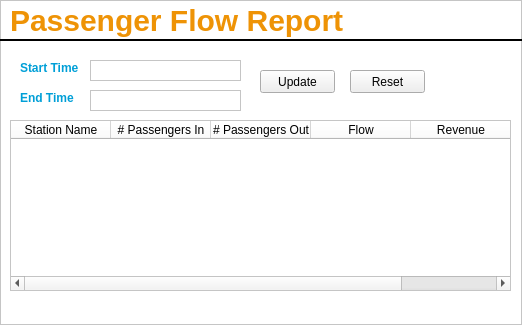
<?xml version="1.0" encoding="UTF-8"?>
<ui version="4.0">
 <class>Frame</class>
 <widget class="QFrame" name="Frame">
  <property name="geometry">
   <rect>
    <x>0</x>
    <y>0</y>
    <width>522</width>
    <height>325</height>
   </rect>
  </property>
  <property name="windowTitle">
   <string>Passenger Flow Report</string>
  </property>
  <property name="windowIcon">
   <iconset resource="../qtResources.qrc">
    <normaloff>:/newPrefix/ui/marta-logo.png</normaloff>:/newPrefix/ui/marta-logo.png</iconset>
  </property>
  <property name="styleSheet">
   <string notr="true">QFrame {background-color: #ffffff} 
QLabel {color: #009fd7; font-weight: bold;}
#frameLabelTop {background-color: transparent; color: #ee9306; font-size: 30px;}</string>
  </property>
  <property name="frameShape">
   <enum>QFrame::StyledPanel</enum>
  </property>
  <property name="frameShadow">
   <enum>QFrame::Raised</enum>
  </property>
  <widget class="QLabel" name="frameLabelTop">
   <property name="geometry">
    <rect>
     <x>10</x>
     <y>0</y>
     <width>371</width>
     <height>41</height>
    </rect>
   </property>
   <property name="font">
    <font>
     <pointsize>-1</pointsize>
     <weight>75</weight>
     <bold>true</bold>
    </font>
   </property>
   <property name="autoFillBackground">
    <bool>false</bool>
   </property>
   <property name="styleSheet">
    <string notr="true">QLabel {background-color: transparent}</string>
   </property>
   <property name="text">
    <string>Passenger Flow Report</string>
   </property>
  </widget>
  <widget class="Line" name="line">
   <property name="windowModality">
    <enum>Qt::ApplicationModal</enum>
   </property>
   <property name="geometry">
    <rect>
     <x>0</x>
     <y>30</y>
     <width>531</width>
     <height>20</height>
    </rect>
   </property>
   <property name="maximumSize">
    <size>
     <width>16777215</width>
     <height>16777215</height>
    </size>
   </property>
   <property name="font">
    <font>
     <pointsize>8</pointsize>
    </font>
   </property>
   <property name="mouseTracking">
    <bool>true</bool>
   </property>
   <property name="autoFillBackground">
    <bool>false</bool>
   </property>
   <property name="styleSheet">
    <string notr="true">#line {background-color: transparent}</string>
   </property>
   <property name="frameShadow">
    <enum>QFrame::Plain</enum>
   </property>
   <property name="lineWidth">
    <number>2</number>
   </property>
   <property name="orientation">
    <enum>Qt::Horizontal</enum>
   </property>
  </widget>
  <widget class="QPlainTextEdit" name="startTimeTextEdit">
   <property name="geometry">
    <rect>
     <x>90</x>
     <y>60</y>
     <width>151</width>
     <height>21</height>
    </rect>
   </property>
   <property name="verticalScrollBarPolicy">
    <enum>Qt::ScrollBarAlwaysOff</enum>
   </property>
  </widget>
  <widget class="QLabel" name="endTimeLabel">
   <property name="geometry">
    <rect>
     <x>20</x>
     <y>90</y>
     <width>61</width>
     <height>16</height>
    </rect>
   </property>
   <property name="text">
    <string>End Time</string>
   </property>
  </widget>
  <widget class="QTableWidget" name="tableWidget">
   <property name="geometry">
    <rect>
     <x>10</x>
     <y>120</y>
     <width>501</width>
     <height>171</height>
    </rect>
   </property>
   <column>
    <property name="text">
     <string>Station Name</string>
    </property>
   </column>
   <column>
    <property name="text">
     <string># Passengers In</string>
    </property>
   </column>
   <column>
    <property name="text">
     <string># Passengers Out</string>
    </property>
   </column>
   <column>
    <property name="text">
     <string>Flow</string>
    </property>
   </column>
   <column>
    <property name="text">
     <string>Revenue</string>
    </property>
   </column>
  </widget>
  <widget class="QLabel" name="startTimeLabel">
   <property name="geometry">
    <rect>
     <x>20</x>
     <y>60</y>
     <width>61</width>
     <height>16</height>
    </rect>
   </property>
   <property name="text">
    <string>Start Time</string>
   </property>
  </widget>
  <widget class="QPushButton" name="resetButton">
   <property name="geometry">
    <rect>
     <x>350</x>
     <y>70</y>
     <width>75</width>
     <height>23</height>
    </rect>
   </property>
   <property name="text">
    <string>Reset</string>
   </property>
  </widget>
  <widget class="QPlainTextEdit" name="endTimeTextEdit">
   <property name="geometry">
    <rect>
     <x>90</x>
     <y>90</y>
     <width>151</width>
     <height>21</height>
    </rect>
   </property>
   <property name="verticalScrollBarPolicy">
    <enum>Qt::ScrollBarAlwaysOff</enum>
   </property>
  </widget>
  <widget class="QPushButton" name="updateButton">
   <property name="geometry">
    <rect>
     <x>260</x>
     <y>70</y>
     <width>75</width>
     <height>23</height>
    </rect>
   </property>
   <property name="text">
    <string>Update</string>
   </property>
  </widget>
 </widget>
 <resources>
  <include location="../qtResources.qrc"/>
 </resources>
 <connections/>
</ui>
